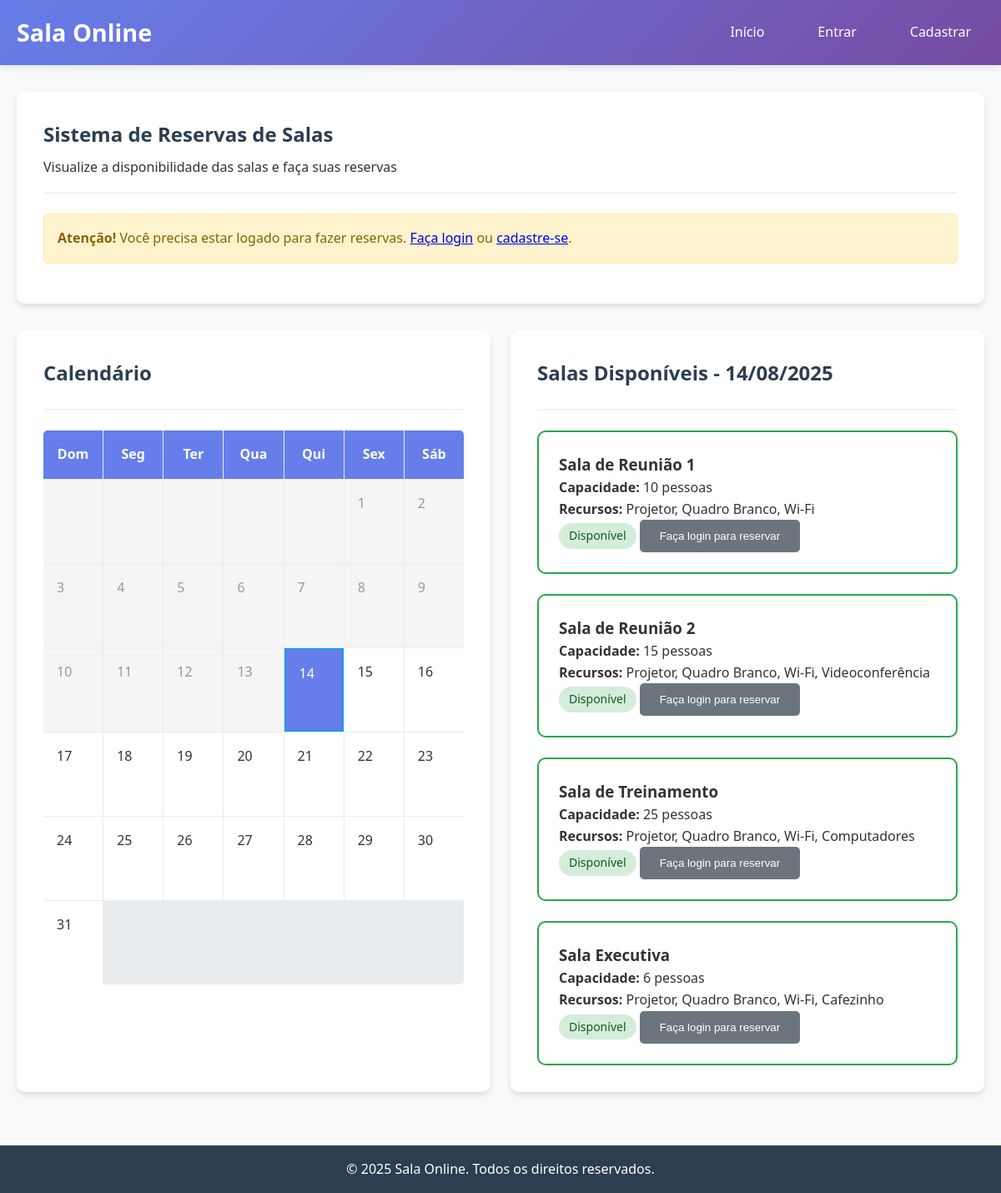
The page / on the database its author committed.
### tables this page shows
CREATE TABLE salas (
    id INT AUTO_INCREMENT PRIMARY KEY,
    nome VARCHAR(50) NOT NULL,
    capacidade INT NOT NULL,
    recursos TEXT,
    status ENUM('disponivel', 'indisponivel') DEFAULT 'disponivel',
    ativo BOOLEAN DEFAULT TRUE,
    data_criacao TIMESTAMP DEFAULT CURRENT_TIMESTAMP
);

### includes/database.php (called while the page is built, shortened)
<?php
class Database {
    private static $instance = null;
    private $connection;
    private function __construct() {
        try {
            $this->connection = new PDO(
                "mysql:host=" . DB_HOST . ";dbname=" . DB_NAME . ";charset=utf8",
                DB_USER,
                DB_PASS,
                [
                    PDO::ATTR_ERRMODE => PDO::ERRMODE_EXCEPTION,
                    PDO::ATTR_DEFAULT_FETCH_MODE => PDO::FETCH_ASSOC,
                    PDO::ATTR_EMULATE_PREPARES => false
                ]
            );
        } catch (PDOException $e) {
            die("Erro na conexão: " . $e->getMessage());
        }
    }
    public static function getInstance() {
        if (self::$instance === null) {
            self::$instance = new self();
        }
        return self::$instance;
    }
    public function query($sql, $params = []) {
        $stmt = $this->connection->prepare($sql);
        $stmt->execute($params);
        return $stmt;
    }
    public function fetchAll($sql, $params = []) {
        return $this->query($sql, $params)->fetchAll();
    }
}
?>

### includes/auth.php (called while the page is built, shortened)
<?php
require_once 'database.php';
class Auth {
    public function isLoggedIn() {
        return isset($_SESSION['usuario_id']);
    }
}
?>

### includes/functions.php (called while the page is built, shortened)
<?php
require_once 'database.php';
function formatarData($data) {
    return date('d/m/Y', strtotime($data));
}
?>

### index.php (the view, shortened to what this page needs)
<?php
require_once 'includes/auth.php';
require_once 'includes/functions.php';
$db = Database::getInstance();
$dataAtual = date('Y-m-d');
$dataSelecionada = $_GET['data'] ?? $dataAtual;
$sql = "SELECT s.*,
        CASE WHEN r.id IS NULL THEN 1 ELSE 0 END as disponivel
        FROM salas s
        LEFT JOIN reservas r ON s.id = r.sala_id
        AND r.data_reserva = ?
        AND r.status = 'confirmada'
        WHERE s.ativo = 1
        GROUP BY s.id";
$salas = $db->fetchAll($sql, [$dataSelecionada]);
?>
<?php
include 'templates/header.php';
?>
    <main class="main-content">
        <div class="container">
            <div class="card">
                <div class="card-header">
                    <h1 class="card-title">Sistema de Reservas de Salas</h1>
                    <p>Visualize a disponibilidade das salas e faça suas reservas</p>
                </div>
                <?php if (!$auth->isLoggedIn()): ?>
                    <div class="alert alert-warning">
                        <strong>Atenção!</strong> Você precisa estar logado para fazer reservas.
                        <a href="login.php">Faça login</a> ou <a href="register.php">cadastre-se</a>.
                    </div>
                <?php endif; ?>
            </div>
            <div class="grid grid-2">
                <div class="card">
                    <div class="card-header">
                        <h2 class="card-title">Calendário</h2>
                    </div>
                    <div class="calendar">
                        <?php
                        $mes = date('m', strtotime($dataSelecionada));
                        $ano = date('Y', strtotime($dataSelecionada));
                        $primeiroDia = mktime(0, 0, 0, $mes, 1, $ano);
                        $diasNoMes = date('t', $primeiroDia);
                        $primeiroDiaSemana = date('w', $primeiroDia);
                        $diasSemana = ['Dom', 'Seg', 'Ter', 'Qua', 'Qui', 'Sex', 'Sáb'];
                        foreach ($diasSemana as $dia) {
                            echo "<div class='calendar-header'>$dia</div>";
                        }
                        for ($i = 0; $i < $primeiroDiaSemana; $i++) {
                            echo "<div class='calendar-day disabled'></div>";
                        }
                        for ($dia = 1; $dia <= $diasNoMes; $dia++) {
                            $data = sprintf('%04d-%02d-%02d', $ano, $mes, $dia);
                            $classe = 'calendar-day';
                            if ($data == $dataAtual) $classe .= ' today';
                            if ($data == $dataSelecionada) $classe .= ' selected';
                            if ($data < $dataAtual) $classe .= ' disabled';
                            echo "<div class='$classe' data-date='$data'>$dia</div>";
                        }
                        ?>
                    </div>
                </div>
                <div class="card">
                    <div class="card-header">
                        <h2 class="card-title">Salas Disponíveis - <?= formatarData($dataSelecionada) ?></h2>
                    </div>
                    <div class="salas-grid grid grid-2">
                        <?php foreach ($salas as $sala): ?>
                            <div class="sala-card <?= $sala['disponivel'] ? 'disponivel' : 'ocupada' ?>">
                                <h3><?= htmlspecialchars($sala['nome']) ?></h3>
                                <p><strong>Capacidade:</strong> <?= $sala['capacidade'] ?> pessoas</p>
                                <p><strong>Recursos:</strong> <?= htmlspecialchars($sala['recursos']) ?></p>
                                <span class="sala-status <?= $sala['disponivel'] ? 'status-disponivel' : 'status-ocupada' ?>">
                                    <?= $sala['disponivel'] ? 'Disponível' : 'Ocupada' ?>
                                </span>
                                <?php if ($auth->isLoggedIn()): ?>
                                    <?php if ($sala['disponivel']): ?>
                                        <button class="btn btn-primary btn-reservar"
                                                data-sala-id="<?= $sala['id'] ?>"
                                                data-sala-nome="<?= htmlspecialchars($sala['nome']) ?>">
                                            Reservar
                                        </button>
                                    <?php else: ?>
                                        <button class="btn btn-secondary" disabled>Indisponível</button>
                                    <?php endif; ?>
                                <?php else: ?>
                                    <button class="btn btn-secondary" disabled>Faça login para reservar</button>
                                <?php endif; ?>
                            </div>
                        <?php endforeach; ?>
                    </div>
                </div>
            </div>
        </div>
    </main>
<?php include 'templates/footer.php'; ?>

### assets/css/style.css (style rules this page uses)
* { margin: 0; padding: 0; box-sizing: border-box; }
body { font-family: 'Segoe UI', Tahoma, Geneva, Verdana, sans-serif; line-height: 1.6; color: #333; background-color: #f8f9fa; }
.container { max-width: 1200px; margin: 0 auto; padding: 0 20px; }
.main-content { padding: 2rem 0; min-height: calc(100vh - 140px); }
.card { background: white; border-radius: 10px; box-shadow: 0 4px 6px rgba(0,0,0,0.1); padding: 2rem; margin-bottom: 2rem; }
.card-header { border-bottom: 2px solid #f1f3f4; padding-bottom: 1rem; margin-bottom: 1.5rem; }
.card-title { font-size: 1.5rem; color: #2c3e50; margin-bottom: 0.5rem; }
.btn { display: inline-block; padding: 0.75rem 1.5rem; border: none; border-radius: 5px; text-decoration: none; font-weight: 500; cursor: pointer; transition: all 0.3s; text-align: center; }
.btn-secondary { background-color: #6c757d; color: white; }
.alert { padding: 1rem; border-radius: 5px; margin-bottom: 1rem; }
.alert-warning { background-color: #fff3cd; color: #856404; border: 1px solid #ffeaa7; }
.grid { display: grid; gap: 1.5rem; }
.grid-2 { grid-template-columns: repeat(auto-fit, minmax(300px, 1fr)); }
.calendar { display: grid; grid-template-columns: repeat(7, 1fr); gap: 1px; background-color: #e9ecef; border-radius: 5px; overflow: hidden; }
.calendar-header { background-color: #667eea; color: white; padding: 1rem; text-align: center; font-weight: 600; }
.calendar-day { background-color: white; padding: 1rem; min-height: 100px; cursor: pointer; transition: background-color 0.3s; }
.calendar-day.today { background-color: #e3f2fd; border: 2px solid #2196f3; }
.calendar-day.selected { background-color: #667eea; color: white; }
.calendar-day.disabled { background-color: #f5f5f5; color: #999; cursor: not-allowed; }
.sala-card { border: 2px solid #e9ecef; border-radius: 10px; padding: 1.5rem; transition: all 0.3s; }
.sala-card.disponivel { border-color: #28a745; }
.sala-status { display: inline-block; padding: 0.25rem 0.75rem; border-radius: 20px; font-size: 0.875rem; font-weight: 500; }
.status-disponivel { background-color: #d4edda; color: #155724; }

### rows shown on the page
salas: nome "Sala de Reunião 1", capacidade "10", recursos "Projetor, Quadro Branco, Wi-Fi"
salas: nome "Sala de Reunião 2", capacidade "15", recursos "Projetor, Quadro Branco, Wi-Fi, Videoconferência"
salas: nome "Sala de Treinamento", capacidade "25", recursos "Projetor, Quadro Branco, Wi-Fi, Computadores"
salas: nome "Sala Executiva", capacidade "6", recursos "Projetor, Quadro Branco, Wi-Fi, Cafezinho"

### other values the page prints
SITE_NAME "Sala Online"
$dia "Dom"
$dia "Seg"
$dia "Ter"
$dia "Qua"
$dia "Qui"
$dia "Sex"
$dia "Sáb"
